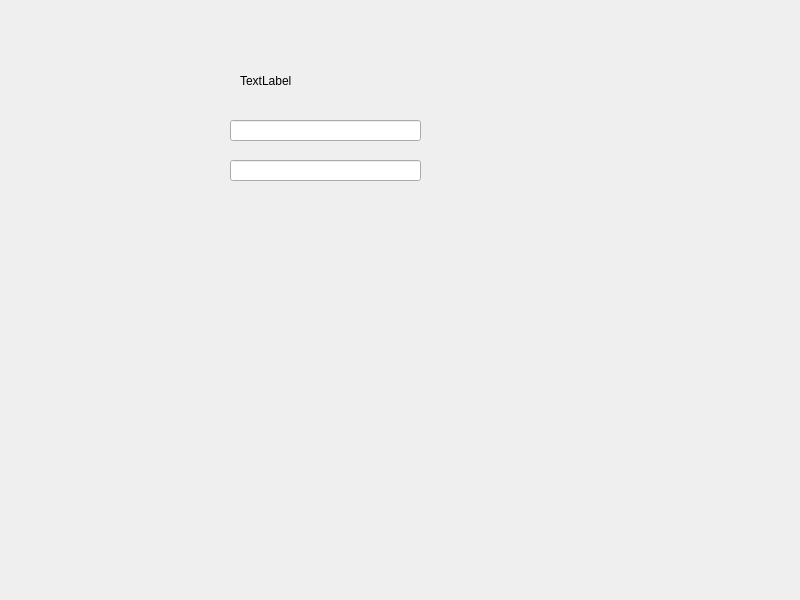
<?xml version="1.0" encoding="UTF-8"?>
<ui version="4.0">
 <class>Widget</class>
 <widget class="QWidget" name="Widget">
  <property name="geometry">
   <rect>
    <x>0</x>
    <y>0</y>
    <width>800</width>
    <height>600</height>
   </rect>
  </property>
  <property name="windowTitle">
   <string>Widget</string>
  </property>
  <widget class="QLabel" name="label">
   <property name="geometry">
    <rect>
     <x>240</x>
     <y>60</y>
     <width>161</width>
     <height>41</height>
    </rect>
   </property>
   <property name="text">
    <string>TextLabel</string>
   </property>
  </widget>
  <widget class="QLineEdit" name="lineEdit">
   <property name="geometry">
    <rect>
     <x>230</x>
     <y>120</y>
     <width>191</width>
     <height>21</height>
    </rect>
   </property>
  </widget>
  <widget class="QLineEdit" name="lineEdit_2">
   <property name="geometry">
    <rect>
     <x>230</x>
     <y>160</y>
     <width>191</width>
     <height>21</height>
    </rect>
   </property>
  </widget>
 </widget>
 <resources/>
 <connections/>
</ui>
